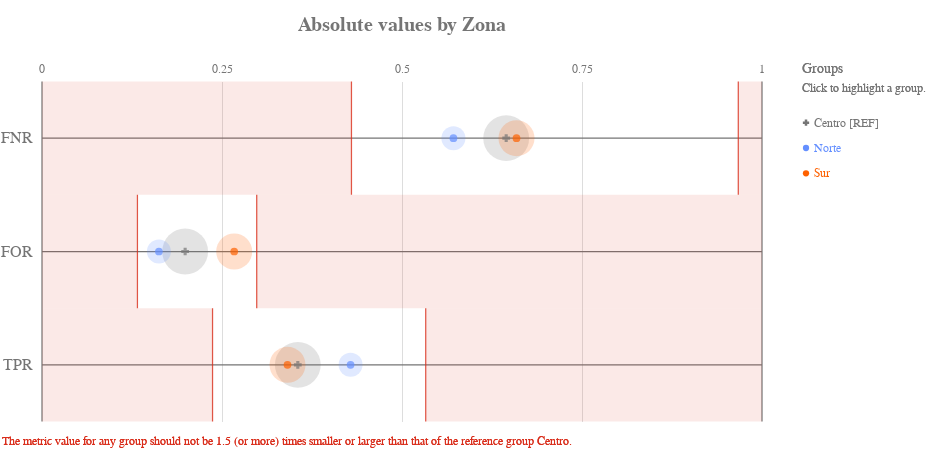

The cell this chart's notebook holds for it:
### Code cell
ap.absolute(grupo_definido, metrics, 'Zona', fairness_threshold = disparity_tolerance)

### Figure 1 — Vega-Lite specification as saved in the notebook (floating-point values rounded to 4 significant figures)
{"config": {"view": {"continuousWidth": 400, "continuousHeight": 300, "strokeWidth": 0}, "axisLeft": {"labelColor": "rgb(117,117,117)", "labelFont": "Arial", "labelFontSize": 16}, "title": {"align": "center", "baseline": "middle", "color": "rgb(117,117,117)", "font": "Arial", "fontSize": 20, "fontWeight": "bold"}}, "layer": [{"data": {"name": "data-4ac2d7a4dec33677e433b172826c7791"}, "mark": {"type": "rule", "stroke": "rgb(117,117,117)", "strokeWidth": 1.25, "tooltip": ""}, "encoding": {"x": {"type": "quantitative", "field": "start", "scale": {"domain": [0, 1], "range": [40.0, 760.0]}}, "x2": {"field": "end"}, "y": {"type": "nominal", "axis": {"domain": false, "labelAngle": 0, "labelPadding": -30, "orient": "left", "ticks": false, "title": ""}, "field": "y_position", "scale": {"domain": ["FNR", "FOR", "TPR"], "range": [42.5, 382.5]}}}}, {"data": {"name": "data-6cfe259518f6c7b358d8f836a73e6b7f"}, "mark": {"type": "rule", "stroke": "rgb(117,117,117)", "strokeWidth": 1.25, "tooltip": ""}, "encoding": {"x": {"type": "quantitative", "field": "x_position", "scale": {"domain": [0, 1], "range": [40.0, 760.0]}}, "y": {"value": 42.5}, "y2": {"value": 382.5}}}, {"data": {"name": "data-60ed1133fa688d151d36705a369482e0"}, "mark": {"type": "text", "align": "center", "color": "rgb(117,117,117)", "font": "Arial", "fontSize": 12, "fontWeight": "normal", "tooltip": ""}, "encoding": {"text": {"type": "nominal", "field": "value"}, "x": {"type": "quantitative", "field": "value", "scale": {"domain": [0, 1], "range": [40.0, 760.0]}}, "y": {"value": 29.75}}}, {"layer": [{"mark": {"type": "rect", "opacity": 0.8, "stroke": "rgb(217, 46, 28)", "strokeWidth": 1.25, "tooltip": ""}, "encoding": {"x": {"type": "quantitative", "field": "lower_threshold_value", "scale": {"domain": [0, 1], "range": [40.0, 760.0]}}, "x2": {"field": "lower_threshold_value"}, "y": {"type": "nominal", "axis": {"domain": false, "grid": false, "labels": false, "ticks": false, "title": " "}, "field": "metric", "scale": {"domain": ["FNR", "FOR", "TPR"], "range": [42.5, 382.5]}}}}, {"mark": {"type": "rect", "opacity": 0.8, "stroke": "rgb(217, 46, 28)", "strokeWidth": 1.25, "tooltip": ""}, "encoding": {"x": {"type": "quantitative", "field": "upper_threshold_value", "scale": {"domain": [0, 1], "range": [40.0, 760.0]}}, "x2": {"field": "upper_threshold_value"}, "y": {"type": "nominal", "axis": {"domain": false, "grid": false, "labels": false, "ticks": false, "title": " "}, "field": "metric", "scale": {"domain": ["FNR", "FOR", "TPR"], "range": [42.5, 382.5]}}}}, {"layer": [{"mark": {"type": "rect", "fill": "rgb(217, 46, 28)", "opacity": 0.1, "tooltip": ""}, "encoding": {"x": {"type": "quantitative", "field": "lower_threshold_value", "scale": {"domain": [0, 1], "range": [40.0, 760.0]}}, "x2": {"field": "lower_end"}, "y": {"type": "nominal", "axis": {"domain": false, "grid": false, "labels": false, "ticks": false, "title": " "}, "field": "metric", "scale": {"domain": ["FNR", "FOR", "TPR"], "range": [42.5, 382.5]}}}}, {"mark": {"type": "rect", "fill": "rgb(217, 46, 28)", "opacity": 0.1, "tooltip": ""}, "encoding": {"x": {"type": "quantitative", "field": "upper_threshold_value", "scale": {"domain": [0, 1], "range": [40.0, 760.0]}}, "x2": {"field": "upper_end"}, "y": {"type": "nominal", "axis": {"domain": false, "grid": false, "labels": false, "ticks": false, "title": " "}, "field": "metric", "scale": {"domain": ["FNR", "FOR", "TPR"], "range": [42.5, 382.5]}}}}]}, {"data": {"name": "data-79dd248bdaa0ea02c535240e8ad022c8"}, "mark": {"type": "text", "align": "left", "baseline": "top", "fill": "rgb(217, 46, 28)", "font": "Arial", "fontSize": 12, "fontWeight": "normal", "tooltip": ""}, "encoding": {"text": {"value": "The metric value for any group should not be 1.5 (or more) times smaller or larger than that of the reference group Centro."}, "x": {"value": 0}, "y": {"value": 396.7}}}], "data": {"name": "data-067e4cae3e5b95763d722086db5fa373"}}, {"layer": [{"mark": "circle"}, {"data": {"name": "data-76d00b1c5f11cb171fa6aae7f2f870d0"}, "mark": {"type": "circle", "opacity": 0.2}, "encoding": {"color": {"condition": {"type": "nominal", "field": "attribute_value", "legend": null, "scale": {"domain": ["Centro", "Norte", "Sur"], "range": ["rgb(117,117,117)", "rgb(100, 143, 255)", "rgb(254, 97, 0)", "rgb(220, 38, 127)", "rgb(255, 176, 0)", "rgb(120, 94, 240)"]}, "selection": "selector025"}, "value": "rgb(224,224,224)"}, "size": {"type": "quantitative", "field": "group_size", "legend": null, "scale": {"domain": [0, 7609.0], "range": [0, 2522.0]}}, "tooltip": [{"type": "nominal", "field": "attribute_value", "title": "Group"}, {"type": "nominal", "field": "tooltip_group_size", "title": "Group Size"}, {"type": "nominal", "field": "tooltip_disparity_explanation_fnr", "title": "Disparity"}, {"type": "quantitative", "field": "fnr", "format": ".2f", "title": "FNR"}], "x": {"type": "quantitative", "axis": {"domain": false, "labels": false, "ticks": false, "title": null, "values": [0.25, 0.5, 0.75]}, "field": "fnr", "scale": {"domain": [0, 1], "range": [40.0, 760.0]}}, "y": {"type": "nominal", "axis": {"domain": false, "grid": false, "labels": false, "ticks": false, "title": " "}, "field": "metric_variable", "scale": {"domain": ["FNR", "FOR", "TPR"], "range": [42.5, 382.5]}}}, "selection": {"selector027": {"type": "multi", "empty": "all", "fields": ["attribute_value"]}}, "transform": [{"calculate": "'FNR'", "as": "metric_variable"}]}, {"data": {"name": "data-76d00b1c5f11cb171fa6aae7f2f870d0"}, "mark": {"type": "circle", "opacity": 0.2}, "encoding": {"color": {"condition": {"type": "nominal", "field": "attribute_value", "legend": null, "scale": {"domain": ["Centro", "Norte", "Sur"], "range": ["rgb(117,117,117)", "rgb(100, 143, 255)", "rgb(254, 97, 0)", "rgb(220, 38, 127)", "rgb(255, 176, 0)", "rgb(120, 94, 240)"]}, "selection": "selector025"}, "value": "rgb(224,224,224)"}, "size": {"type": "quantitative", "field": "group_size", "legend": null, "scale": {"domain": [0, 7609.0], "range": [0, 2522.0]}}, "tooltip": [{"type": "nominal", "field": "attribute_value", "title": "Group"}, {"type": "nominal", "field": "tooltip_group_size", "title": "Group Size"}, {"type": "nominal", "field": "tooltip_disparity_explanation_for", "title": "Disparity"}, {"type": "quantitative", "field": "for", "format": ".2f", "title": "FOR"}], "x": {"type": "quantitative", "axis": {"domain": false, "labels": false, "ticks": false, "title": null, "values": [0.25, 0.5, 0.75]}, "field": "for", "scale": {"domain": [0, 1], "range": [40.0, 760.0]}}, "y": {"type": "nominal", "axis": {"domain": false, "grid": false, "labels": false, "ticks": false, "title": " "}, "field": "metric_variable", "scale": {"domain": ["FNR", "FOR", "TPR"], "range": [42.5, 382.5]}}}, "selection": {"selector029": {"type": "multi", "empty": "all", "fields": ["attribute_value"]}}, "transform": [{"calculate": "'FOR'", "as": "metric_variable"}]}, {"data": {"name": "data-76d00b1c5f11cb171fa6aae7f2f870d0"}, "mark": {"type": "circle", "opacity": 0.2}, "encoding": {"color": {"condition": {"type": "nominal", "field": "attribute_value", "legend": null, "scale": {"domain": ["Centro", "Norte", "Sur"], "range": ["rgb(117,117,117)", "rgb(100, 143, 255)", "rgb(254, 97, 0)", "rgb(220, 38, 127)", "rgb(255, 176, 0)", "rgb(120, 94, 240)"]}, "selection": "selector025"}, "value": "rgb(224,224,224)"}, "size": {"type": "quantitative", "field": "group_size", "legend": null, "scale": {"domain": [0, 7609.0], "range": [0, 2522.0]}}, "tooltip": [{"type": "nominal", "field": "attribute_value", "title": "Group"}, {"type": "nominal", "field": "tooltip_group_size", "title": "Group Size"}, {"type": "nominal", "field": "tooltip_disparity_explanation_tpr", "title": "Disparity"}, {"type": "quantitative", "field": "tpr", "format": ".2f", "title": "TPR"}], "x": {"type": "quantitative", "axis": {"domain": false, "labels": false, "ticks": false, "title": null, "values": [0.25, 0.5, 0.75]}, "field": "tpr", "scale": {"domain": [0, 1], "range": [40.0, 760.0]}}, "y": {"type": "nominal", "axis": {"domain": false, "grid": false, "labels": false, "ticks": false, "title": " "}, "field": "metric_variable", "scale": {"domain": ["FNR", "FOR", "TPR"], "range": [42.5, 382.5]}}}, "selection": {"selector031": {"type": "multi", "empty": "all", "fields": ["attribute_value"]}}, "transform": [{"calculate": "'TPR'", "as": "metric_variable"}]}, {"layer": [{"mark": "point"}, {"data": {"name": "data-76d00b1c5f11cb171fa6aae7f2f870d0"}, "mark": {"type": "point", "filled": true, "size": 60}, "encoding": {"color": {"condition": {"type": "nominal", "field": "attribute_value", "legend": null, "scale": {"domain": ["Centro", "Norte", "Sur"], "range": ["rgb(117,117,117)", "rgb(100, 143, 255)", "rgb(254, 97, 0)", "rgb(220, 38, 127)", "rgb(255, 176, 0)", "rgb(120, 94, 240)"]}, "selection": "selector025"}, "value": "rgb(224,224,224)"}, "shape": {"type": "nominal", "field": "attribute_value", "legend": null, "scale": {"domain": ["Centro", "Norte", "Sur"], "range": ["cross", "circle", "circle"]}}, "tooltip": [{"type": "nominal", "field": "attribute_value", "title": "Group"}, {"type": "nominal", "field": "tooltip_group_size", "title": "Group Size"}, {"type": "nominal", "field": "tooltip_disparity_explanation_fnr", "title": "Disparity"}, {"type": "quantitative", "field": "fnr", "format": ".2f", "title": "FNR"}], "x": {"type": "quantitative", "axis": {"domain": false, "labels": false, "ticks": false, "title": null, "values": [0.25, 0.5, 0.75]}, "field": "fnr", "scale": {"domain": [0, 1], "range": [40.0, 760.0]}}, "y": {"type": "nominal", "axis": {"domain": false, "grid": false, "labels": false, "ticks": false, "title": " "}, "field": "metric_variable", "scale": {"domain": ["FNR", "FOR", "TPR"], "range": [42.5, 382.5]}}}, "selection": {"selector026": {"type": "multi", "empty": "all", "fields": ["attribute_value"]}}, "transform": [{"calculate": "'FNR'", "as": "metric_variable"}]}, {"data": {"name": "data-76d00b1c5f11cb171fa6aae7f2f870d0"}, "mark": {"type": "point", "filled": true, "size": 60}, "encoding": {"color": {"condition": {"type": "nominal", "field": "attribute_value", "legend": null, "scale": {"domain": ["Centro", "Norte", "Sur"], "range": ["rgb(117,117,117)", "rgb(100, 143, 255)", "rgb(254, 97, 0)", "rgb(220, 38, 127)", "rgb(255, 176, 0)", "rgb(120, 94, 240)"]}, "selection": "selector025"}, "value": "rgb(224,224,224)"}, "shape": {"type": "nominal", "field": "attribute_value", "legend": null, "scale": {"domain": ["Centro", "Norte", "Sur"], "range": ["cross", "circle", "circle"]}}, "tooltip": [{"type": "nominal", "field": "attribute_value", "title": "Group"}, {"type": "nominal", "field": "tooltip_group_size", "title": "Group Size"}, {"type": "nominal", "field": "tooltip_disparity_explanation_for", "title": "Disparity"}, {"type": "quantitative", "field": "for", "format": ".2f", "title": "FOR"}], "x": {"type": "quantitative", "axis": {"domain": false, "labels": false, "ticks": false, "title": null, "values": [0.25, 0.5, 0.75]}, "field": "for", "scale": {"domain": [0, 1], "range": [40.0, 760.0]}}, "y": {"type": "nominal", "axis": {"domain": false, "grid": false, "labels": false, "ticks": false, "title": " "}, "field": "metric_variable", "scale": {"domain": ["FNR", "FOR", "TPR"], "range": [42.5, 382.5]}}}, "selection": {"selector028": {"type": "multi", "empty": "all", "fields": ["attribute_value"]}}, "transform": [{"calculate": "'FOR'", "as": "metric_variable"}]}, {"data": {"name": "data-76d00b1c5f11cb171fa6aae7f2f870d0"}, "mark": {"type": "point", "filled": true, "size": 60}, "encoding": {"color": {"condition": {"type": "nominal", "field": "attribute_value", "legend": null, "scale": {"domain": ["Centro", "Norte", "Sur"], "range": ["rgb(117,117,117)", "rgb(100, 143, 255)", "rgb(254, 97, 0)", "rgb(220, 38, 127)", "rgb(255, 176, 0)", "rgb(120, 94, 240)"]}, "selection": "selector025"}, "value": "rgb(224,224,224)"}, "shape": {"type": "nominal", "field": "attribute_value", "legend": null, "scale": {"domain": ["Centro", "Norte", "Sur"], "range": ["cross", "circle", "circle"]}}, "tooltip": [{"type": "nominal", "field": "attribute_value", "title": "Group"}, {"type": "nominal", "field": "tooltip_group_size", "title": "Group Size"}, {"type": "nominal", "field": "tooltip_disparity_explanation_tpr", "title": "Disparity"}, {"type": "quantitative", "field": "tpr", "format": ".2f", "title": "TPR"}], "x": {"type": "quantitative", "axis": {"domain": false, "labels": false, "ticks": false, "title": null, "values": [0.25, 0.5, 0.75]}, "field": "tpr", "scale": {"domain": [0, 1], "range": [40.0, 760.0]}}, "y": {"type": "nominal", "axis": {"domain": false, "grid": false, "labels": false, "ticks": false, "title": " "}, "field": "metric_variable", "scale": {"domain": ["FNR", "FOR", "TPR"], "range": [42.5, 382.5]}}}, "selection": {"selector030": {"type": "multi", "empty": "all", "fields": ["attribute_value"]}}, "transform": [{"calculate": "'TPR'", "as": "metric_variable"}]}]}]}, {"layer": [{"mark": {"type": "point", "filled": true, "opacity": 1, "size": 39.48}, "encoding": {"color": {"condition": {"type": "nominal", "field": "attribute_value", "legend": null, "scale": {"domain": ["Centro", "Norte", "Sur"], "range": ["rgb(117,117,117)", "rgb(100, 143, 255)", "rgb(254, 97, 0)", "rgb(220, 38, 127)", "rgb(255, 176, 0)", "rgb(120, 94, 240)"]}, "selection": "selector025"}, "value": "rgb(224,224,224)"}, "shape": {"type": "nominal", "field": "attribute_value", "legend": null, "scale": {"domain": ["Centro", "Norte", "Sur"], "range": ["cross", "circle", "circle"]}}, "x": {"value": 804}, "y": {"type": "nominal", "axis": {"domain": false, "grid": false, "labels": false, "ticks": false, "title": " "}, "field": "attribute_value", "scale": {"domain": ["Centro", "Norte", "Sur"], "range": [71, 147]}}}, "selection": {"selector025": {"type": "multi", "empty": "all", "fields": ["attribute_value"]}}}, {"mark": {"type": "text", "align": "left", "baseline": "middle", "font": "Arial", "fontSize": 12, "fontWeight": "normal"}, "encoding": {"color": {"condition": {"type": "nominal", "field": "attribute_value", "legend": null, "scale": {"domain": ["Centro", "Norte", "Sur"], "range": ["rgb(117,117,117)", "rgb(100, 143, 255)", "rgb(254, 97, 0)", "rgb(220, 38, 127)", "rgb(255, 176, 0)", "rgb(120, 94, 240)"]}, "selection": "selector025"}, "value": "rgb(224,224,224)"}, "text": {"type": "nominal", "field": "label"}, "x": {"value": 812}, "y": {"type": "nominal", "axis": {"domain": false, "grid": false, "labels": false, "ticks": false, "title": " "}, "field": "attribute_value", "scale": {"domain": ["Centro", "Norte", "Sur"], "range": [71, 147]}}}, "selection": {"selector032": {"type": "multi", "empty": "all", "fields": ["attribute_value"]}}}, {"data": {"name": "data-79dd248bdaa0ea02c535240e8ad022c8"}, "mark": {"type": "text", "align": "left", "baseline": "middle", "color": "rgb(117,117,117)", "font": "Arial", "fontSize": 12, "fontWeight": "normal"}, "encoding": {"text": {"value": "Click to highlight a group."}, "x": {"value": 800}, "y": {"value": 49}}}, {"data": {"name": "data-79dd248bdaa0ea02c535240e8ad022c8"}, "mark": {"type": "text", "align": "left", "baseline": "middle", "color": "rgb(117,117,117)", "font": "Arial", "fontSize": 14, "fontWeight": "normal"}, "encoding": {"text": {"value": "Groups"}, "x": {"value": 800}, "y": {"value": 30}}}], "data": {"name": "data-1b3ab3c51de6c9017ba2bf5afbba5533"}}], "height": 425, "padding": {"top": 15, "bottom": 10}, "resolve": {"scale": {"size": "independent", "y": "independent"}}, "title": "Absolute values by Zona", "width": 800, "$schema": "https://vega.github.io/schema/vega-lite/v4.8.1.json", "datasets": {"data-4ac2d7a4dec33677e433b172826c7791": [{"y_position": "FNR", "start": 0, "end": 1}, {"y_position": "FOR", "start": 0, "end": 1}, {"y_position": "TPR", "start": 0, "end": 1}], "data-6cfe259518f6c7b358d8f836a73e6b7f": [{"x_position": 0}, {"x_position": 1}], "data-60ed1133fa688d151d36705a369482e0": [{"value": 0.0}, {"value": 0.25}, {"value": 0.5}, {"value": 0.75}, {"value": 1.0}], "data-067e4cae3e5b95763d722086db5fa373": [{"lower_end": 0, "upper_end": 1, "lower_threshold_value": 0.4298, "upper_threshold_value": 0.9671, "metric": "FNR"}, {"lower_end": 0, "upper_end": 1, "lower_threshold_value": 0.1325, "upper_threshold_value": 0.2982, "metric": "FOR"}, {"lower_end": 0, "upper_end": 1, "lower_threshold_value": 0.2369, "upper_threshold_value": 0.5329, "metric": "TPR"}], "data-79dd248bdaa0ea02c535240e8ad022c8": [{"a": 1, "b": 0}, {"a": 1, "b": 0}], "data-76d00b1c5f11cb171fa6aae7f2f870d0": [{"attribute_name": "Zona", "attribute_value": "Centro", "group_size": 6341, "total_entities": 11987, "fnr": 0.6447, "for": 0.1988, "tpr": 0.3553, "fnr_disparity": 1.0, "for_disparity": 1.0, "tpr_disparity": 1.0, "fnr_disparity_scaled": 0.0, "for_disparity_scaled": 0.0, "tpr_disparity_scaled": 0.0, "tooltip_group_size": "6,341 (52.90%)", "tooltip_disparity_explanation_fnr": "Reference group", "tooltip_disparity_explanation_for": "Reference group", "tooltip_disparity_explanation_tpr": "Reference group"}, {"attribute_name": "Zona", "attribute_value": "Norte", "group_size": 1737, "total_entities": 11987, "fnr": 0.5714, "for": 0.1624, "tpr": 0.4286, "fnr_disparity": 0.8863, "for_disparity": 0.8166, "tpr_disparity": 1.206, "fnr_disparity_scaled": -0.1282, "for_disparity_scaled": -0.2246, "tpr_disparity_scaled": 0.2062, "tooltip_group_size": "1,737 (14.49%)", "tooltip_disparity_explanation_fnr": "1.13 times smaller FNR than the reference group", "tooltip_disparity_explanation_for": "1.22 times smaller FOR than the reference group", "tooltip_disparity_explanation_tpr": "1.21 times larger TPR than the reference group"}, {"attribute_name": "Zona", "attribute_value": "Sur", "group_size": 3909, "total_entities": 11987, "fnr": 0.659, "for": 0.2669, "tpr": 0.341, "fnr_disparity": 1.022, "for_disparity": 1.343, "tpr_disparity": 0.9597, "fnr_disparity_scaled": 0.02223, "for_disparity_scaled": 0.3426, "tpr_disparity_scaled": -0.04204, "tooltip_group_size": "3,909 (32.61%)", "tooltip_disparity_explanation_fnr": "1.02 times larger FNR than the reference group", "tooltip_disparity_explanation_for": "1.34 times larger FOR than the reference group", "tooltip_disparity_explanation_tpr": "1.04 times smaller TPR than the reference group"}], "data-1b3ab3c51de6c9017ba2bf5afbba5533": [{"attribute_value": "Centro", "label": "Centro [REF]"}, {"attribute_value": "Norte", "label": "Norte"}, {"attribute_value": "Sur", "label": "Sur"}]}}
